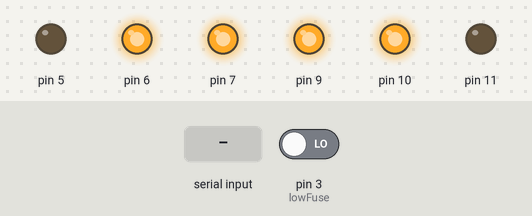
Recording of a sketch running on a simulated Arduino Uno, built with avr-gcc and run on an emulated ATmega328P. On the bench: output pins drawn as LEDs (lit = HIGH). Inputs (shaded band) come from the test bench; at power-on: pin 3 (lowFuse) LOW.

Above: at 1.2 s.
1.3 s: "s" received over Serial
At 1.51 s:
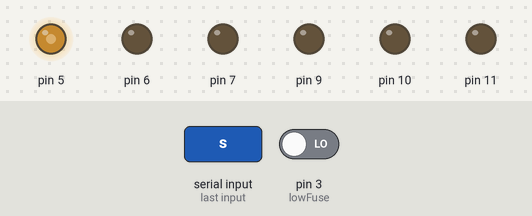
3.2 s: "-" received over Serial
At 4.2 s:
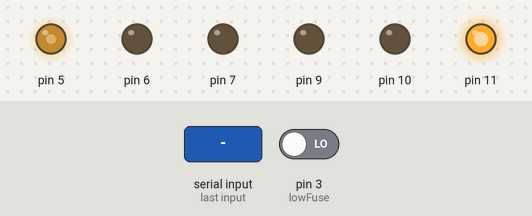
4.7 s: "#" received over Serial
At 5.3 s:
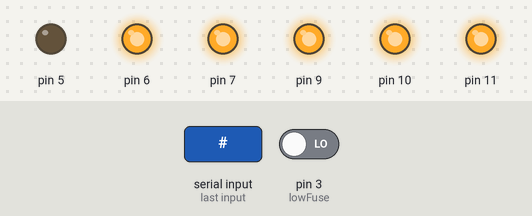
Timing chart, 0 to 7.7 s (numbered marks = the images above; inputs shaded):
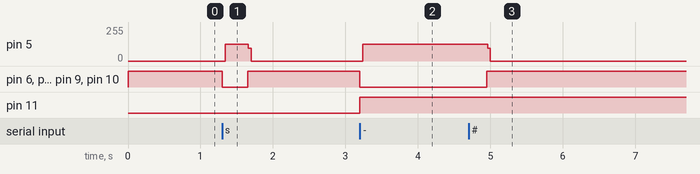

The sketch:

StepperLift.ino
```cpp
// QuadStepper Test Sketch for quick and easy testing

// Use with Serial Console @9600 Baud
// s: one turn up
// d: one turn down
// 1-4: stepsize 1,2,4,8,16
// +: upwards permanent
// -: downwards permanent
// #: halt

const int torque = 0;
static int stepSize = 16;
static bool run = false;

// bound detection pins:
const int highFuse = 2;
const int lowFuse = 3;

void disableAll() {
  digitalWrite(6, HIGH);
  digitalWrite(7, HIGH);
  digitalWrite(9, HIGH);
  digitalWrite(10,HIGH);
      run = false;

}

void intSteppers() {
  pinMode(6,OUTPUT);
  pinMode(7,OUTPUT);
  pinMode(9,OUTPUT);
  pinMode(10,OUTPUT);
  disableAll();
}


void enableAll() {
  digitalWrite(6,LOW);
  digitalWrite(7,LOW);
  digitalWrite(9,LOW);
  digitalWrite(10,LOW);
      run = true;

}

void stepAll(int speed){
  digitalWrite(5,HIGH);
  delayMicroseconds(speed);
  digitalWrite(5,LOW);
  delayMicroseconds(speed);
}

#define STEPMIN 800
// (STEPMIN + (_torque * 260)) / 4;
void stepTurns(float turns) {
  if (!run) return;
  int ss = (stepSize==0?1:stepSize);
  int steptime = (STEPMIN + (torque * 260)) / ss;
  int numSteps = int(200*turns) * (ss/16) * ss;
  for (int i=0; i<numSteps; i++) {
    stepAll(steptime);
  }
}

static int direction = 0;
void setDirection(int dir) {
  direction = dir;
  if (dir > 0) {
    enableAll();
    digitalWrite(11,LOW);
  }
  else if (dir < 0) {
    enableAll();
    digitalWrite(11,HIGH);
  }
  else if(dir==0) {
    disableAll();
  }
}

boolean atUpperEnd(){
  return direction > 0 && digitalRead(highFuse) == HIGH;
}

boolean atLowerEnd(){
  return direction < 0 && digitalRead(lowFuse) == HIGH;
}


void setup() {
  Serial.begin(9600);

  pinMode(highFuse,INPUT);
  pinMode(lowFuse,INPUT);

  intSteppers();

  pinMode(11,OUTPUT);
  setDirection(0);

  pinMode(5,OUTPUT);
}

void loop() {
  if(Serial.available()) {
    char cmd = Serial.read();
    switch (cmd) {
      case '+':
        setDirection(1);
        break;
      case '-':
        setDirection(-1);
        break;
      case '#':
        setDirection(0);
        break;
      case 's':
        setDirection(1);
        stepTurns(1);
        setDirection(0);
        break;
      case 'd':
        setDirection(-1);
        stepTurns(1);
        setDirection(0);
        break;
      case '1':
        stepSize = 2;
        break;
      case '2':
        stepSize = 4;
        break;
      case '3':
        stepSize = 8;
        break;
      case '4':
        stepSize = 16;
        break;
    }
  }

  if( atUpperEnd() || atLowerEnd() ) {
    // Stop the movement
    setDirection(0);
  }

  stepTurns(1);

}
```

Measured:
- after the input at 1.3 s, pin 5: 0/255 → 126/255 at once, → 0/255 0.32 s later; pin 6, pin 7, pin 9, pin 10: HIGH → LOW at once, → HIGH 0.35 s later
- after the input at 3.2 s, pin 5: 0/255 → 126/255 at once; pin 6, pin 7, pin 9, pin 10: HIGH → LOW at once; pin 11: LOW → HIGH at once
- after the input at 4.7 s, pin 5: 126/255 → 0/255 after 0.26 s; pin 6, pin 7, pin 9, pin 10: LOW → HIGH after 0.25 s
